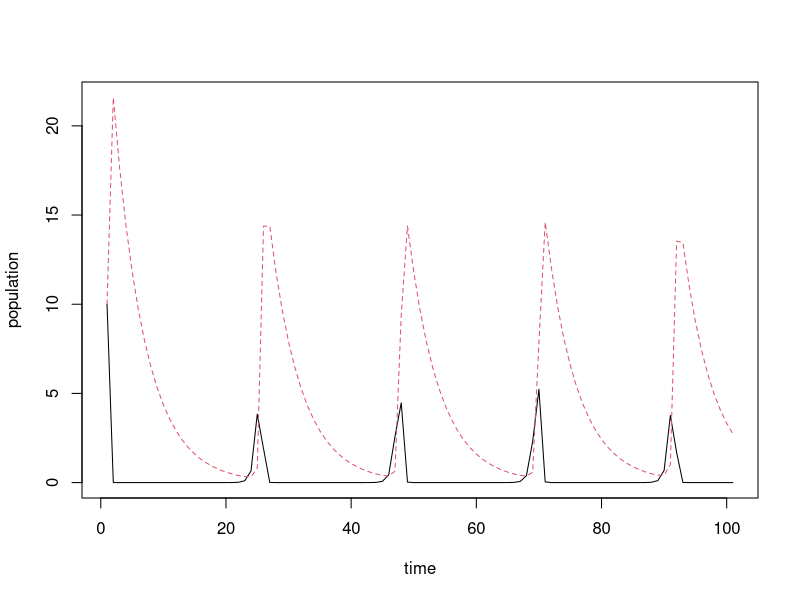
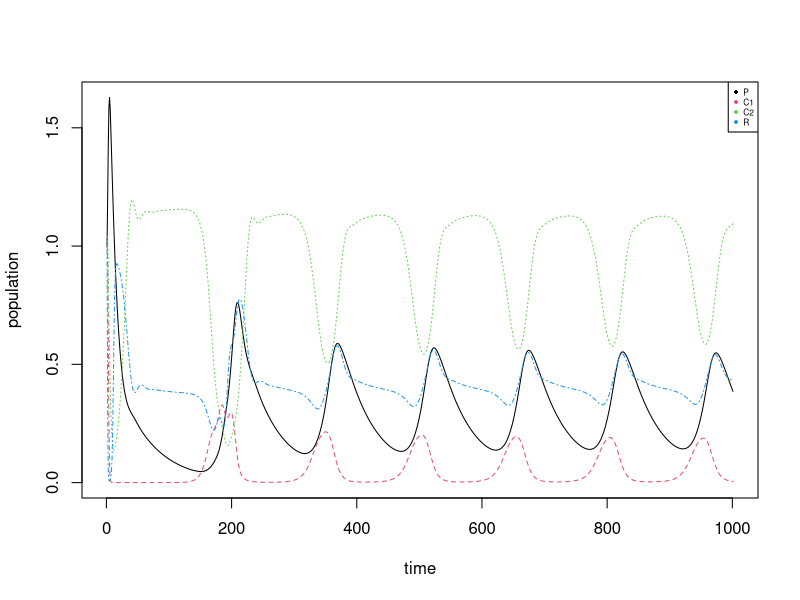

The R script that drew these images, in order: (Note: this script raises an error after producing the figures.)
## ---- chunk 1
library(tidyverse); library(deSolve)
## ---- chunk 2
LotVmod <- function (Time, State, Pars) {
    with(as.list(c(State, Pars)), {
        dx = x*(alpha - beta*y)
        dy = -y*(gamma - delta*x)
        return(list(c(dx, dy)))
    })
}
 
Pars <- c(alpha = 2, beta = .5, gamma = .2, delta = .6)
State <- c(x = 10, y = 10)
Time <- seq(0, 100, by = 1)
 
out <- as.data.frame(ode(func = LotVmod, y = State, parms = Pars, times = Time))
 
matplot(out[,-1], type = "l", xlab = "time", ylab = "population")
## ---- chunk 3
VassFox <- function (Time, State, Pars) {
    with(as.list(c(State, Pars)), {
      #M_C1_j = M_C1_0 * exp()
      #M_C2_j = M_C2_0 * exp()
      
      dP = - (M_P * P) + ( ( (J_P * P) * ( (O_P_C1 * C1) + ( (1 - O_P_C1) * C2) ) ) / ( (O_P_C1 * C1) + ((1 - O_P_C1) * C2) + C_0) ) 
      dC1 = - (M_C1_0 * C1) + ( (O_C1_R * J_C1 * C1 * R) / (R + R_0_1) ) - ( (O_P_C1 * J_P * P * C1) / ( (O_P_C1 * C1) + ((1 - O_P_C1) * C2) + C_0) )
      dC2 = - (M_C2_0 * C2) + ( (O_C2_R * J_C2 * C2 * R) / (R + R_0_2) ) - ( ((1 - O_P_C1) * J_P * P * C2) / ( ( O_P_C1 * C1) + ((1 - O_P_C1) * C2) + C_0) )
      dR = r * R * (1 - (R / K)) - ( (O_C1_R * J_C1 * C1 * R) / (R + R_0_1) ) - ( (O_C2_R * J_C2 * C2 * R) / (R + R_0_2) )
      
      return(list(c(dP, dC1, dC2, dR)))
      
    })
}


# from Table 1
pars <- c(
  # resource intrinsic rate of growth
  r = 1.0,
  # resource carrying capacity
  K = 1.0,
  # consumer 1 ingestion rate
  J_C1 = 0.8036,
  # consumer 2 ingestion rate
  J_C2 = 0.7,
  # predator ingestion rate
  J_P = 0.4,
  # medial consumer 1 mortality rate
  M_C1_0 = 0.4,
  # medial consumer 2 mortality rate
  M_C2_0 = 0.2,
  # predator mortality rate
  M_P = 0.08,
  # half saturation constant
  R_0_1 = 0.16129,
  R_0_2 = 0.9,
  C_0 = 0.5,
  # preference coefficient
  O_P_C1 = 0.92,
  O_C1_R = 1.0,
  O_C2_R = 0.98
)

State <- c(P = 1, C1 = 1, C2 = 1, R = 1)
Time <- seq(0, 1000, by = 1)
 
VF_out <- as.data.frame(ode(func = VassFox, y = State, parms = pars, times = Time))
plot.new()
matplot(VF_out[,-1], type = "l", xlab = "time", ylab = "population"); legend("topright", legend = c("P", "C1", "C2", "R"), col = 1:4, cex = 0.5, pch = 16)
## ---- chunk 4
VassFox_Cvar <- function (Time, State, Pars) {
    with(as.list(c(State, Pars)), {
      #M_C1_j = M_C1_0 * exp()
      #M_C2_j = M_C2_0 * exp()
      
      dP = - (M_P * P) + ( ( (J_P * P) * ( (O_P_C1 * C1) + ( (1 - O_P_C1) * C2) ) ) / ( (O_P_C1 * C1) + ((1 - O_P_C1) * C2) + C_0) ) 
      dC1 = - (M_C1 * C1) + ( (O_C1_R * J_C1 * C1 * R) / (R + R_0_1) ) - ( (O_P_C1 * J_P * P * C1) / ( (O_P_C1 * C1) + ((1 - O_P_C1) * C2) + C_0) )
      dC2 = - (M_C2 * C2) + ( (O_C2_R * J_C2 * C2 * R) / (R + R_0_2) ) - ( (O_P_C1 * J_P * P * C2) / ( (O_P_C1 * C1) + ((1 - O_P_C1) * C2) + C_0) )
      dR = r * R * (1 - (R / K)) - ( (O_C1_R * J_C1 * C1 * R) / (R + R_0_1) ) - ( (O_C2_R * J_C2 * C2 * R) / (R + R_0_2) )
      
      return(list(c(dP, dC1, dC2, dR)))
      
    })
}


sigma <- 0.55
ro <- 0.75

z <- matrix(data = rnorm(n = 2*1000, mean = 0, sd = 1), nrow = 2)
cholesky <- matrix(data = c(sigma^2, ro * (sigma ^2), ro * (sigma ^2), sigma ^2), 
                   nrow = 2)
g <- cholesky %*% z

eventfun <- function(t, y, M_C1_0, M_C2_0, g) {
  with (as.list(y),{
    M_C1 <- M_C1_0 * g[1,]
    M_C2 <- M_C2_0 * g[2,]
    return(c(M_C1, M_C2))
  })
}

# from Table 1
pars <- c(
  # resource intrinsic rate of growth
  r = 1.0,
  # resource carrying capacity
  K = 1.0,
  # consumer 1 ingestion rate
  J_C1 = 0.8036,
  # consumer 2 ingestion rate
  J_C2 = 0.7,
  # predator ingestion rate
  J_P = 0.4,
  # medial consumer 1 mortality rate
  M_C1_0 = 0.4,
  M_C1 = 0,
  # medial consumer 2 mortality rate
  M_C2_0 = 0.2,
  M_C2 = 0,
  # predator mortality rate
  M_P = 0.08,
  # half saturation constant
  R_0_1 = 0.16129,
  R_0_2 = 0.9,
  C_0 = 0.5,
  # preference coefficient
  O_P_C1 = 0.92,
  O_C1_R = 1.0,
  O_C2_R = 0.98
)

State <- c(P = 1, C1 = 1, C2 = 1, R = 1)
Time <- seq(0, 1000, by = 1)
eventtime <- seq(1, 1000, by = 1)
 
VF_out <- as.data.frame(ode(func = VassFox, y = State, parms = pars, times = Time,
                            events = list(func = eventfun, 
                                          time = eventtime)))
